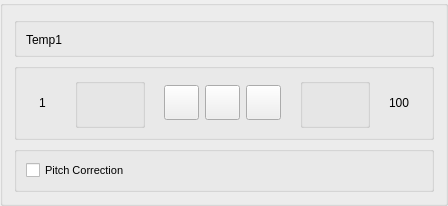
<?xml version="1.0" encoding="UTF-8"?>
<ui version="4.0">
 <class>Player</class>
 <widget class="QGroupBox" name="Player">
  <property name="geometry">
   <rect>
    <x>0</x>
    <y>0</y>
    <width>448</width>
    <height>204</height>
   </rect>
  </property>
  <property name="sizePolicy">
   <sizepolicy hsizetype="Expanding" vsizetype="Expanding">
    <horstretch>0</horstretch>
    <verstretch>0</verstretch>
   </sizepolicy>
  </property>
  <property name="minimumSize">
   <size>
    <width>400</width>
    <height>0</height>
   </size>
  </property>
  <property name="maximumSize">
   <size>
    <width>16777215</width>
    <height>205</height>
   </size>
  </property>
  <property name="windowTitle">
   <string>GroupBox</string>
  </property>
  <layout class="QGridLayout" name="gridLayout">
   <item row="1" column="0">
    <widget class="QGroupBox" name="groupBox_2">
     <property name="minimumSize">
      <size>
       <width>0</width>
       <height>77</height>
      </size>
     </property>
     <property name="title">
      <string/>
     </property>
     <layout class="QHBoxLayout" name="horizontalLayout_2">
      <item>
       <widget class="QLabel" name="lbl_speed">
        <property name="maximumSize">
         <size>
          <width>17</width>
          <height>16777215</height>
         </size>
        </property>
        <property name="text">
         <string>1</string>
        </property>
       </widget>
      </item>
      <item>
       <widget class="QGroupBox" name="groupBox_4">
        <property name="maximumSize">
         <size>
          <width>70</width>
          <height>16777215</height>
         </size>
        </property>
        <property name="title">
         <string/>
        </property>
        <layout class="QHBoxLayout" name="horizontalLayout_5">
         <property name="spacing">
          <number>6</number>
         </property>
         <property name="leftMargin">
          <number>6</number>
         </property>
         <property name="topMargin">
          <number>6</number>
         </property>
         <property name="rightMargin">
          <number>6</number>
         </property>
         <property name="bottomMargin">
          <number>6</number>
         </property>
         <item>
          <widget class="QPushButton" name="btn_speed_down">
           <property name="minimumSize">
            <size>
             <width>25</width>
             <height>25</height>
            </size>
           </property>
           <property name="maximumSize">
            <size>
             <width>25</width>
             <height>25</height>
            </size>
           </property>
           <property name="cursor">
            <cursorShape>PointingHandCursor</cursorShape>
           </property>
           <property name="text">
            <string/>
           </property>
           <property name="flat">
            <bool>true</bool>
           </property>
          </widget>
         </item>
         <item>
          <widget class="QPushButton" name="btn_speed_up">
           <property name="minimumSize">
            <size>
             <width>25</width>
             <height>25</height>
            </size>
           </property>
           <property name="maximumSize">
            <size>
             <width>25</width>
             <height>25</height>
            </size>
           </property>
           <property name="cursor">
            <cursorShape>PointingHandCursor</cursorShape>
           </property>
           <property name="text">
            <string/>
           </property>
           <property name="flat">
            <bool>true</bool>
           </property>
          </widget>
         </item>
        </layout>
       </widget>
      </item>
      <item>
       <layout class="QHBoxLayout" name="horizontalLayout_3">
        <property name="sizeConstraint">
         <enum>QLayout::SetDefaultConstraint</enum>
        </property>
        <item>
         <widget class="QPushButton" name="btn_backward">
          <property name="maximumSize">
           <size>
            <width>35</width>
            <height>35</height>
           </size>
          </property>
          <property name="cursor">
           <cursorShape>PointingHandCursor</cursorShape>
          </property>
          <property name="text">
           <string/>
          </property>
         </widget>
        </item>
        <item>
         <widget class="QPushButton" name="btn_play">
          <property name="minimumSize">
           <size>
            <width>0</width>
            <height>0</height>
           </size>
          </property>
          <property name="maximumSize">
           <size>
            <width>35</width>
            <height>35</height>
           </size>
          </property>
          <property name="cursor">
           <cursorShape>PointingHandCursor</cursorShape>
          </property>
          <property name="text">
           <string/>
          </property>
          <property name="icon">
           <iconset theme="audio-card"/>
          </property>
         </widget>
        </item>
        <item>
         <widget class="QPushButton" name="btn_forward">
          <property name="maximumSize">
           <size>
            <width>35</width>
            <height>35</height>
           </size>
          </property>
          <property name="cursor">
           <cursorShape>PointingHandCursor</cursorShape>
          </property>
          <property name="text">
           <string/>
          </property>
         </widget>
        </item>
       </layout>
      </item>
      <item>
       <widget class="QGroupBox" name="groupBox_3">
        <property name="minimumSize">
         <size>
          <width>0</width>
          <height>50</height>
         </size>
        </property>
        <property name="maximumSize">
         <size>
          <width>70</width>
          <height>16777215</height>
         </size>
        </property>
        <property name="layoutDirection">
         <enum>Qt::LeftToRight</enum>
        </property>
        <property name="styleSheet">
         <string notr="true"/>
        </property>
        <property name="title">
         <string/>
        </property>
        <property name="alignment">
         <set>Qt::AlignCenter</set>
        </property>
        <property name="checkable">
         <bool>false</bool>
        </property>
        <layout class="QHBoxLayout" name="horizontalLayout_4">
         <property name="leftMargin">
          <number>6</number>
         </property>
         <property name="topMargin">
          <number>6</number>
         </property>
         <property name="rightMargin">
          <number>6</number>
         </property>
         <property name="bottomMargin">
          <number>6</number>
         </property>
         <item>
          <widget class="QPushButton" name="btn_volume_down">
           <property name="sizePolicy">
            <sizepolicy hsizetype="Minimum" vsizetype="Fixed">
             <horstretch>25</horstretch>
             <verstretch>25</verstretch>
            </sizepolicy>
           </property>
           <property name="minimumSize">
            <size>
             <width>25</width>
             <height>25</height>
            </size>
           </property>
           <property name="maximumSize">
            <size>
             <width>15613231</width>
             <height>16777215</height>
            </size>
           </property>
           <property name="cursor">
            <cursorShape>PointingHandCursor</cursorShape>
           </property>
           <property name="layoutDirection">
            <enum>Qt::LeftToRight</enum>
           </property>
           <property name="text">
            <string/>
           </property>
           <property name="flat">
            <bool>true</bool>
           </property>
          </widget>
         </item>
         <item>
          <widget class="QPushButton" name="btn_volume_up">
           <property name="minimumSize">
            <size>
             <width>25</width>
             <height>25</height>
            </size>
           </property>
           <property name="maximumSize">
            <size>
             <width>25</width>
             <height>25</height>
            </size>
           </property>
           <property name="cursor">
            <cursorShape>PointingHandCursor</cursorShape>
           </property>
           <property name="text">
            <string/>
           </property>
           <property name="flat">
            <bool>true</bool>
           </property>
          </widget>
         </item>
        </layout>
       </widget>
      </item>
      <item>
       <widget class="QLabel" name="lbl_volume">
        <property name="maximumSize">
         <size>
          <width>20</width>
          <height>16777215</height>
         </size>
        </property>
        <property name="text">
         <string>100</string>
        </property>
       </widget>
      </item>
     </layout>
    </widget>
   </item>
   <item row="0" column="0">
    <widget class="QGroupBox" name="groupBox">
     <property name="maximumSize">
      <size>
       <width>16777215</width>
       <height>40</height>
      </size>
     </property>
     <property name="title">
      <string/>
     </property>
     <layout class="QHBoxLayout" name="horizontalLayout">
      <item>
       <widget class="QLabel" name="name">
        <property name="minimumSize">
         <size>
          <width>0</width>
          <height>15</height>
         </size>
        </property>
        <property name="text">
         <string>Temp1</string>
        </property>
       </widget>
      </item>
      <item>
       <widget class="QLabel" name="error">
        <property name="maximumSize">
         <size>
          <width>33</width>
          <height>16777215</height>
         </size>
        </property>
        <property name="styleSheet">
         <string notr="true">color: red</string>
        </property>
        <property name="text">
         <string/>
        </property>
        <property name="alignment">
         <set>Qt::AlignRight|Qt::AlignTrailing|Qt::AlignVCenter</set>
        </property>
       </widget>
      </item>
      <item>
       <widget class="QPushButton" name="btn_close">
        <property name="minimumSize">
         <size>
          <width>18</width>
          <height>18</height>
         </size>
        </property>
        <property name="maximumSize">
         <size>
          <width>18</width>
          <height>18</height>
         </size>
        </property>
        <property name="cursor">
         <cursorShape>PointingHandCursor</cursorShape>
        </property>
        <property name="styleSheet">
         <string notr="true">border: none;
background: transparent;</string>
        </property>
        <property name="text">
         <string/>
        </property>
        <property name="flat">
         <bool>true</bool>
        </property>
       </widget>
      </item>
     </layout>
    </widget>
   </item>
   <item row="2" column="0">
    <widget class="QGroupBox" name="groupBox_5">
     <property name="enabled">
      <bool>true</bool>
     </property>
     <property name="title">
      <string/>
     </property>
     <layout class="QHBoxLayout" name="horizontalLayout_6">
      <item>
       <widget class="QCheckBox" name="chk_pitch_correction">
        <property name="font">
         <font>
          <pointsize>8</pointsize>
         </font>
        </property>
        <property name="text">
         <string>Pitch Correction</string>
        </property>
       </widget>
      </item>
     </layout>
    </widget>
   </item>
  </layout>
 </widget>
 <resources/>
 <connections/>
</ui>
